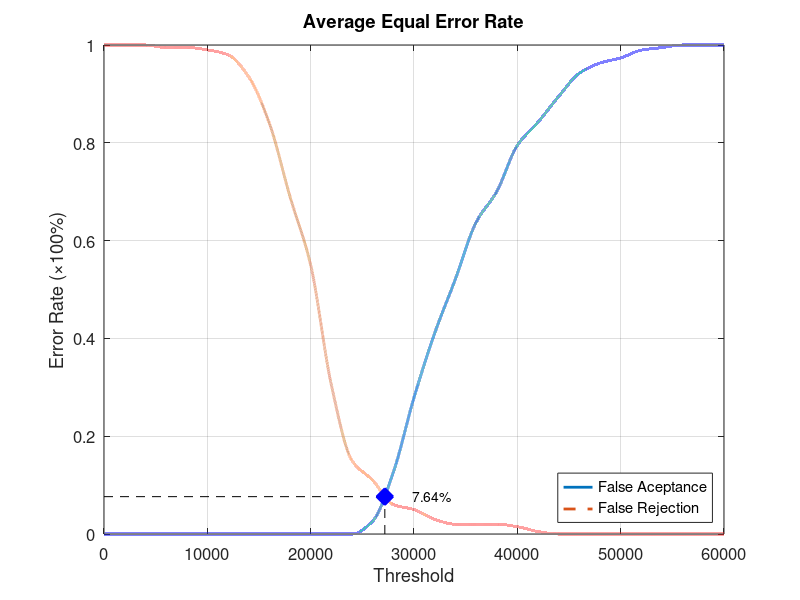
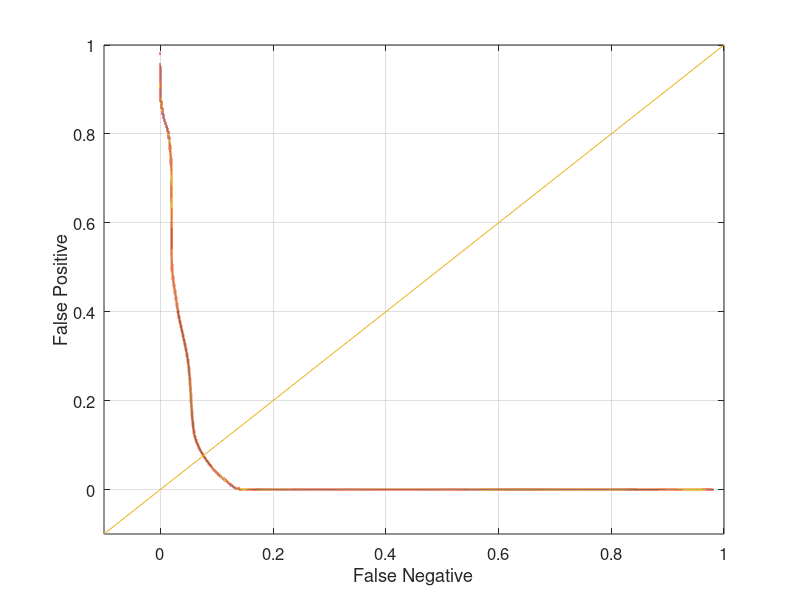

The MATLAB source for these figures, in order:
function yEER = Database5_1
close all;
clear;
clc;
x = 0:2000:60000;
xq = 0:0.5:60000;

y0 = [0 0 0 0 0 0 0 0 0 0 0 0 0 0.0263158 0.126316 0.278947 0.410526 0.521053 0.636842 0.7 0.794737 0.842105 0.894737 0.942105 0.963158 0.973684 0.989474 0.994737 1 1 1];
yy0 = interp1(x, y0, xq, 'pchip');
y1 = [1 1 1 0.995 0.995 0.99 0.98 0.935 0.84 0.69 0.55 0.305 0.15 0.11 0.06 0.05 0.03 0.02 0.02 0.02 0.015 0.005 0 0 0 0 0 0 0 0 0];
yy1 = interp1(x, y1, xq, 'pchip');

% Calculating EER: 
y2 = abs(y0 - y1);
find(y2 == min(y2))
yy2 = abs(yy0 - yy1);
xEER = find(yy2 == min(yy2));
xEERIndex = xq(xEER) % X-axis EER
yEER = yy0(xEER) % Y-axis EER

main = figure
plot(xq, yy0,'-','LineWidth', 2);	hold on
plot(xq, yy1,'--','LineWidth', 2);	hold on
plot([xEERIndex xEERIndex], [0 yEER], 'k--');	hold on
plot([0 xEERIndex], [yEER yEER], 'k--');	hold on
plot(xEERIndex, yEER, 'bx', 'LineWidth', 10);	hold on
text(xEERIndex + 10 * xEERIndex / 100, yEER, [num2str(round((10000 * yEER)) / 100) '%'])
legend('False Aceptance', 'False Rejection', 'Location', 'SouthEast')
xlabel('Threshold')
ylabel('Error Rate (\times100%)')
title('Average Equal Error Rate')
set(gca, 'FontSize', 12)
axis([0 60000 0 1])
grid on

print(main, 'Database5_1Main', '-dpng');
FNRxFPR = figure('Color', [1 1 1]);
plot(yy1, yy0, '-', yy1, yy0, 'LineWidth', 2);
hold on
y = -0.1:0.1:1
plot(y, y); 
set(gca, 'FontSize', 12)
xlabel('False Negative')
ylabel('False Positive')
axis([-0.1 1 -0.1 1])
set(gca, 'FontSize', 12)
grid on

print(FNRxFPR, 'Database5_1FNRxFPR','-dpng');
end
